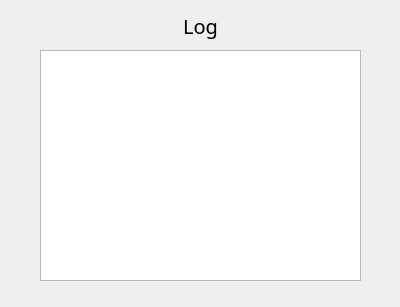
<?xml version="1.0" encoding="UTF-8"?>
<ui version="4.0">
 <class>Dialog</class>
 <widget class="QDialog" name="Dialog">
  <property name="geometry">
   <rect>
    <x>0</x>
    <y>0</y>
    <width>400</width>
    <height>307</height>
   </rect>
  </property>
  <property name="windowTitle">
   <string>Dialog</string>
  </property>
  <widget class="QTextEdit" name="textEdit">
   <property name="geometry">
    <rect>
     <x>40</x>
     <y>50</y>
     <width>321</width>
     <height>231</height>
    </rect>
   </property>
  </widget>
  <widget class="QLabel" name="label">
   <property name="geometry">
    <rect>
     <x>150</x>
     <y>10</y>
     <width>101</width>
     <height>31</height>
    </rect>
   </property>
   <property name="font">
    <font>
     <family>OCR A Extended</family>
     <pointsize>15</pointsize>
    </font>
   </property>
   <property name="text">
    <string>Log</string>
   </property>
   <property name="alignment">
    <set>Qt::AlignCenter</set>
   </property>
  </widget>
 </widget>
 <resources/>
 <connections/>
</ui>
